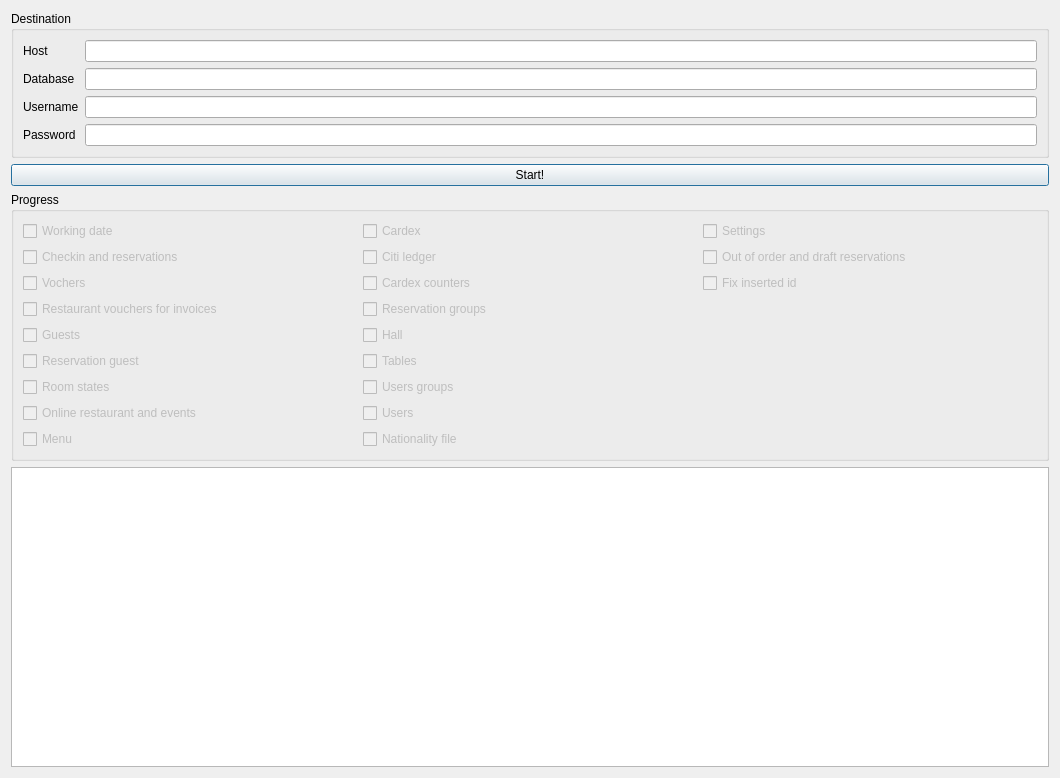
<?xml version="1.0" encoding="UTF-8"?>
<ui version="4.0">
 <class>DlgExport</class>
 <widget class="QDialog" name="DlgExport">
  <property name="geometry">
   <rect>
    <x>0</x>
    <y>0</y>
    <width>1060</width>
    <height>778</height>
   </rect>
  </property>
  <property name="windowTitle">
   <string>Export data</string>
  </property>
  <layout class="QVBoxLayout" name="verticalLayout">
   <item>
    <widget class="QGroupBox" name="groupBox">
     <property name="title">
      <string>Destination</string>
     </property>
     <layout class="QGridLayout" name="gridLayout">
      <item row="0" column="0">
       <widget class="QLabel" name="label">
        <property name="text">
         <string>Host</string>
        </property>
       </widget>
      </item>
      <item row="0" column="1">
       <widget class="QLineEdit" name="leHost"/>
      </item>
      <item row="1" column="0">
       <widget class="QLabel" name="label_2">
        <property name="text">
         <string>Database</string>
        </property>
       </widget>
      </item>
      <item row="1" column="1">
       <widget class="QLineEdit" name="leDatabase"/>
      </item>
      <item row="2" column="0">
       <widget class="QLabel" name="label_3">
        <property name="text">
         <string>Username</string>
        </property>
       </widget>
      </item>
      <item row="2" column="1">
       <widget class="QLineEdit" name="leUsername"/>
      </item>
      <item row="3" column="0">
       <widget class="QLabel" name="label_4">
        <property name="text">
         <string>Password</string>
        </property>
       </widget>
      </item>
      <item row="3" column="1">
       <widget class="QLineEdit" name="lePassword"/>
      </item>
     </layout>
    </widget>
   </item>
   <item>
    <widget class="QPushButton" name="btnStart">
     <property name="text">
      <string>Start!</string>
     </property>
    </widget>
   </item>
   <item>
    <widget class="QGroupBox" name="groupBox_2">
     <property name="title">
      <string>Progress</string>
     </property>
     <layout class="QGridLayout" name="gridLayout_2">
      <item row="7" column="1">
       <widget class="QCheckBox" name="chUsersGroups">
        <property name="enabled">
         <bool>false</bool>
        </property>
        <property name="text">
         <string>Users groups</string>
        </property>
       </widget>
      </item>
      <item row="8" column="1">
       <widget class="QCheckBox" name="chUsers">
        <property name="enabled">
         <bool>false</bool>
        </property>
        <property name="text">
         <string>Users</string>
        </property>
       </widget>
      </item>
      <item row="6" column="0">
       <widget class="QCheckBox" name="chReservationGuest">
        <property name="enabled">
         <bool>false</bool>
        </property>
        <property name="text">
         <string>Reservation guest</string>
        </property>
       </widget>
      </item>
      <item row="7" column="0">
       <widget class="QCheckBox" name="chRoomstates">
        <property name="enabled">
         <bool>false</bool>
        </property>
        <property name="text">
         <string>Room states</string>
        </property>
       </widget>
      </item>
      <item row="6" column="1">
       <widget class="QCheckBox" name="chTable">
        <property name="enabled">
         <bool>false</bool>
        </property>
        <property name="text">
         <string>Tables</string>
        </property>
       </widget>
      </item>
      <item row="0" column="0">
       <widget class="QCheckBox" name="chWorkingDate">
        <property name="enabled">
         <bool>false</bool>
        </property>
        <property name="text">
         <string>Working date</string>
        </property>
       </widget>
      </item>
      <item row="3" column="0">
       <widget class="QCheckBox" name="chVouchers">
        <property name="enabled">
         <bool>false</bool>
        </property>
        <property name="text">
         <string>Vochers</string>
        </property>
       </widget>
      </item>
      <item row="4" column="0">
       <widget class="QCheckBox" name="chRoomRestaurant">
        <property name="enabled">
         <bool>false</bool>
        </property>
        <property name="text">
         <string>Restaurant vouchers for invoices</string>
        </property>
       </widget>
      </item>
      <item row="1" column="1">
       <widget class="QCheckBox" name="chCL">
        <property name="enabled">
         <bool>false</bool>
        </property>
        <property name="text">
         <string>Citi ledger</string>
        </property>
       </widget>
      </item>
      <item row="5" column="0">
       <widget class="QCheckBox" name="chGuests">
        <property name="enabled">
         <bool>false</bool>
        </property>
        <property name="text">
         <string>Guests</string>
        </property>
       </widget>
      </item>
      <item row="1" column="0">
       <widget class="QCheckBox" name="chCheckinReserve">
        <property name="enabled">
         <bool>false</bool>
        </property>
        <property name="text">
         <string>Checkin and reservations</string>
        </property>
       </widget>
      </item>
      <item row="0" column="1">
       <widget class="QCheckBox" name="chCardex">
        <property name="enabled">
         <bool>false</bool>
        </property>
        <property name="text">
         <string>Cardex</string>
        </property>
       </widget>
      </item>
      <item row="3" column="1">
       <widget class="QCheckBox" name="chCardexCounter">
        <property name="enabled">
         <bool>false</bool>
        </property>
        <property name="text">
         <string>Cardex counters</string>
        </property>
       </widget>
      </item>
      <item row="9" column="1">
       <widget class="QCheckBox" name="chNationality">
        <property name="enabled">
         <bool>false</bool>
        </property>
        <property name="text">
         <string>Nationality file</string>
        </property>
       </widget>
      </item>
      <item row="4" column="1">
       <widget class="QCheckBox" name="chReserveGroups">
        <property name="enabled">
         <bool>false</bool>
        </property>
        <property name="text">
         <string>Reservation groups</string>
        </property>
       </widget>
      </item>
      <item row="8" column="0">
       <widget class="QCheckBox" name="chOnlineRestaurant">
        <property name="enabled">
         <bool>false</bool>
        </property>
        <property name="text">
         <string>Online restaurant and events</string>
        </property>
       </widget>
      </item>
      <item row="9" column="0">
       <widget class="QCheckBox" name="chMenu">
        <property name="enabled">
         <bool>false</bool>
        </property>
        <property name="text">
         <string>Menu</string>
        </property>
       </widget>
      </item>
      <item row="5" column="1">
       <widget class="QCheckBox" name="chHall">
        <property name="enabled">
         <bool>false</bool>
        </property>
        <property name="text">
         <string>Hall</string>
        </property>
       </widget>
      </item>
      <item row="1" column="2">
       <widget class="QCheckBox" name="chOutOfOrder">
        <property name="enabled">
         <bool>false</bool>
        </property>
        <property name="text">
         <string>Out of order and draft reservations</string>
        </property>
       </widget>
      </item>
      <item row="0" column="2">
       <widget class="QCheckBox" name="chSettings">
        <property name="enabled">
         <bool>false</bool>
        </property>
        <property name="text">
         <string>Settings</string>
        </property>
       </widget>
      </item>
      <item row="3" column="2">
       <widget class="QCheckBox" name="chFinal">
        <property name="enabled">
         <bool>false</bool>
        </property>
        <property name="text">
         <string>Fix inserted id</string>
        </property>
       </widget>
      </item>
     </layout>
    </widget>
   </item>
   <item>
    <widget class="QPlainTextEdit" name="ptLog"/>
   </item>
  </layout>
 </widget>
 <resources/>
 <connections/>
</ui>
